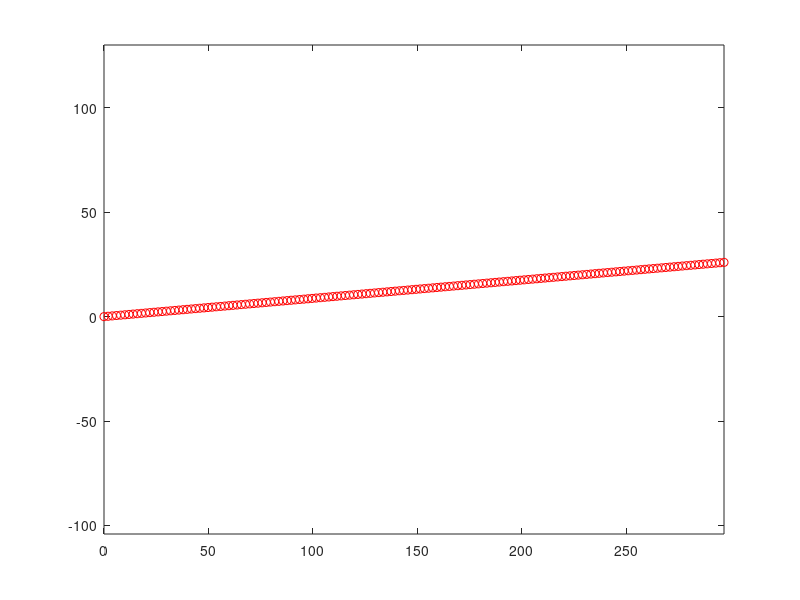

The MATLAB source for this figure:
%Initial State. Starting Position, Heading Angle, TimeStep. 
startpos_x = 0;
startpos_y = 0;
heading_angle = 5; %degrees
heading_angle = heading_angle * pi / 180
samples_per_second = 5; %per second
timestep = 1 / samples_per_second ;
speed = 10; %ms.

simulationtime = 30; %seconds
total_number_samples = simulationtime*samples_per_second;

X = zeros(total_number_samples, 1);
Y = zeros(total_number_samples, 1);

%%%% Update Loop
for i = 1:total_number_samples
    if i > 1 
        X(i) = X(i-1) + ...
            cos(heading_angle) * speed * timestep;
        Y(i) = Y(i-1) + ...
            sin(heading_angle) * speed * timestep;
    end 
end
 

%End State plotting
plot(X,Y,'ro') %position
hold on

axis equal
%axis([-1 100 -100 100]);